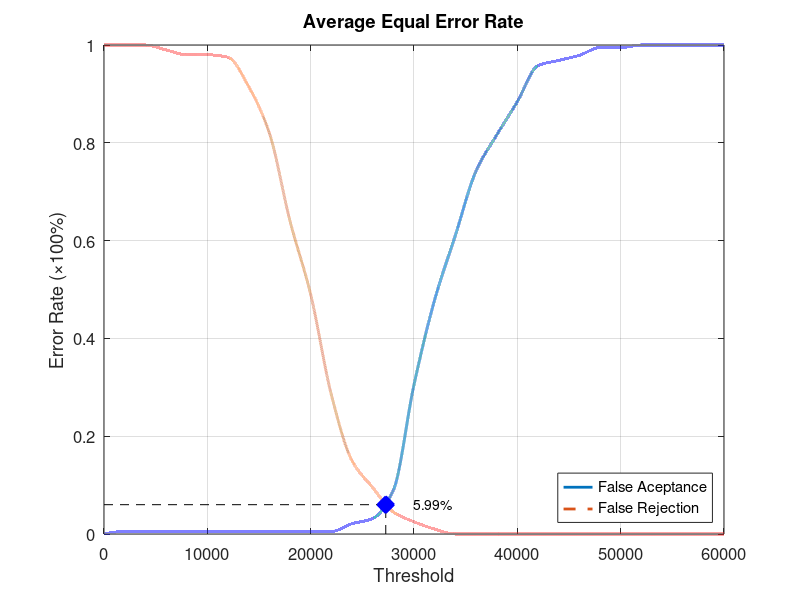
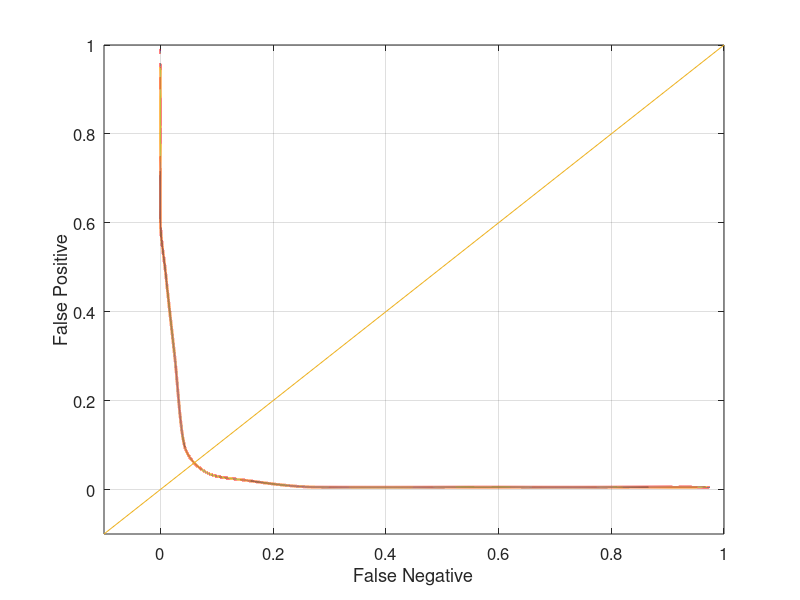

Recreate these plots in MATLAB, in order.
function yEER = Database3_3
close all;
clear;
clc;
x = 0:2000:60000;
xq = 0:0.5:60000;

y0 = [0 0.00526316 0.00526316 0.00526316 0.00526316 0.00526316 0.00526316 0.00526316 0.00526316 0.00526316 0.00526316 0.00526316 0.0210526 0.0315789 0.0894737 0.305263 0.478947 0.610526 0.742105 0.815789 0.884211 0.957895 0.968421 0.978947 0.994737 0.994737 1 1 1 1 1];
yy0 = interp1(x, y0, xq, 'pchip');
y1 = [1 1 1 0.99 0.98 0.98 0.975 0.915 0.82 0.64 0.49 0.285 0.15 0.095 0.045 0.025 0.01 0 0 0 0 0 0 0 0 0 0 0 0 0 0];
yy1 = interp1(x, y1, xq, 'pchip');

% Calculating EER: 
y2 = abs(y0 - y1);
find(y2 == min(y2))
yy2 = abs(yy0 - yy1);
xEER = find(yy2 == min(yy2));
xEERIndex = xq(xEER) % X-axis EER
yEER = yy0(xEER) % Y-axis EER

main = figure
plot(xq, yy0,'-','LineWidth', 2);	hold on
plot(xq, yy1,'--','LineWidth', 2);	hold on
plot([xEERIndex xEERIndex], [0 yEER], 'k--');	hold on
plot([0 xEERIndex], [yEER yEER], 'k--');	hold on
plot(xEERIndex, yEER, 'bx', 'LineWidth', 10);	hold on
text(xEERIndex + 10 * xEERIndex / 100, yEER, [num2str(round((10000 * yEER)) / 100) '%'])
legend('False Aceptance', 'False Rejection', 'Location', 'SouthEast')
xlabel('Threshold')
ylabel('Error Rate (\times100%)')
title('Average Equal Error Rate')
set(gca, 'FontSize', 12)
axis([0 60000 0 1])
grid on

print(main, 'Database3_3Main', '-dpng');
FNRxFPR = figure('Color', [1 1 1]);
plot(yy1, yy0, '-', yy1, yy0, 'LineWidth', 2);
hold on
y = -0.1:0.1:1
plot(y, y); 
set(gca, 'FontSize', 12)
xlabel('False Negative')
ylabel('False Positive')
axis([-0.1 1 -0.1 1])
set(gca, 'FontSize', 12)
grid on

print(FNRxFPR, 'Database3_3FNRxFPR','-dpng');
end
